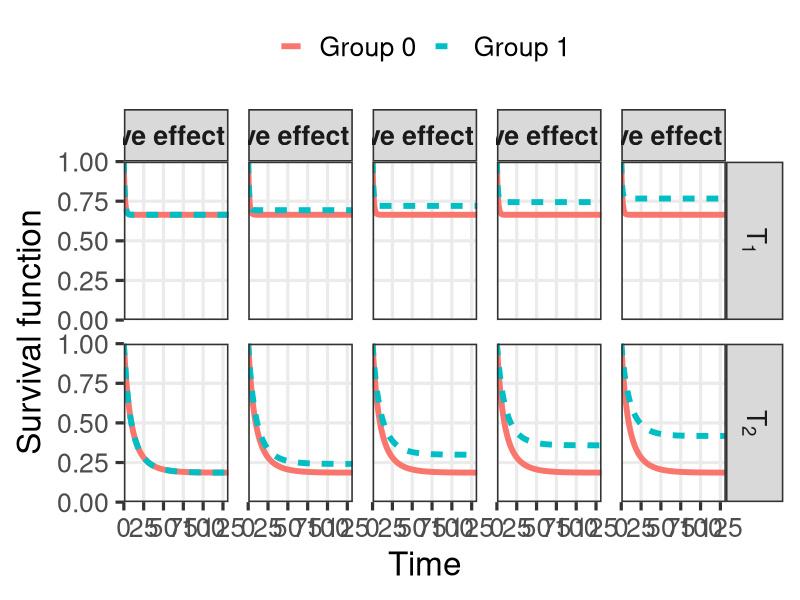
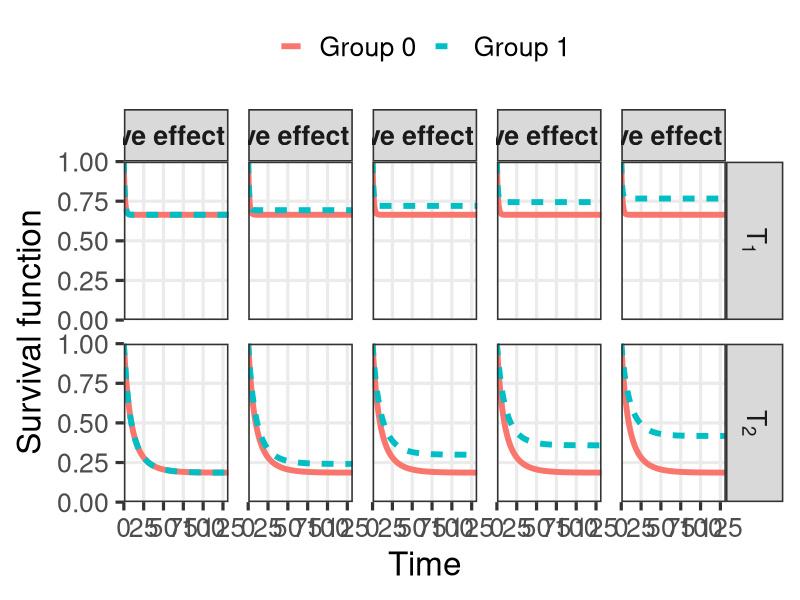

These charts were generated, in order, by the following R code:
library(ggplot2)
library(dplyr)

## Survival function
Sg <- function(a, scale, t, eps = 1e-10) {
  if (abs(a) < eps) {
    exp(-scale * t)
  } else {
    exp(-(scale / a) * (exp(a * t) - 1))
  }
}

## Function to create scenario
make_scenario <- function(effect) {
  c(
    alpha0  = -0.7077,
    alpha1  = -0.7077 * effect,
    beta0   = -1.2404,
    beta1   = -1.2404 * effect,
    gamma0  = -0.0560,
    gamma1  = -0.0560 * effect,
    lambda0 = -2.3630,
    lambda1 = -2.3630 * effect,
    phi     = -0.4
  )
}

## Effects considered
effects <- c(0, 0.05, 0.10, 0.15, 0.20)

## Time grid
t.grid <- seq(0, 132, by = 0.1)

## Build data for plotting
build_surv_df <- function(effect, t.grid) {
  
  pars <- make_scenario(effect)
  
  ## T1
  a1_g0  <- pars["alpha0"]
  sc1_g0 <- exp(pars["beta0"])
  
  a1_g1  <- pars["alpha0"] + pars["alpha1"]
  sc1_g1 <- exp(pars["beta0"] + pars["beta1"])
  
  ## T2
  a2_g0  <- pars["gamma0"]
  sc2_g0 <- exp(pars["lambda0"])
  
  a2_g1  <- pars["gamma0"] + pars["gamma1"]
  sc2_g1 <- exp(pars["lambda0"] + pars["lambda1"])
  
  data.frame(
    time = rep(t.grid, 4),
    survival = c(
      Sg(a1_g0, sc1_g0, t.grid),
      Sg(a1_g1, sc1_g1, t.grid),
      Sg(a2_g0, sc2_g0, t.grid),
      Sg(a2_g1, sc2_g1, t.grid)
    ),
    outcome = rep(c("T[1]", "T[1]", "T[2]", "T[2]"), each = length(t.grid)),
    group = rep(c("Group 0", "Group 1", "Group 0", "Group 1"), each = length(t.grid)),
    effect = factor(
      sprintf("%.2f", effect),
      levels = sprintf("%.2f", effects)
    )
  )
}

plot_data <- bind_rows(
  lapply(effects, build_surv_df, t.grid = t.grid)
)

p<-ggplot(plot_data, aes(x = time, y = survival, color = group, linetype = group)) +
  geom_line(linewidth = 2) +
  facet_grid(
    #cols = vars(outcome),
    rows = vars(outcome),
    #rows = vars(effect),
    cols = vars(effect),
    labeller = labeller(
      outcome = label_parsed,
      effect = function(x) paste("Relative effect =", x)
    )
  ) +
  scale_y_continuous(
    limits = c(0, 1),
    expand = c(0, 0)
  ) +
  scale_x_continuous(
    expand = c(0, 0)
  ) +
  labs(
    x = "Time",
    y = "Survival function",
    color = NULL,
    linetype = NULL
  ) +
  theme_bw(base_size = 24) +
  theme(
    legend.position = "top",
    strip.text = element_text(face = "bold"),
    panel.spacing.y = unit(0.6, "cm"),
    panel.spacing.x = unit(0.5, "cm"),
    panel.grid.minor = element_blank()
  )
p

ggsave(
  filename = "plot_survival_curves_global_lrt_group.pdf",
  plot = p,
  width =20 , height = 12, dpi = 300
)
